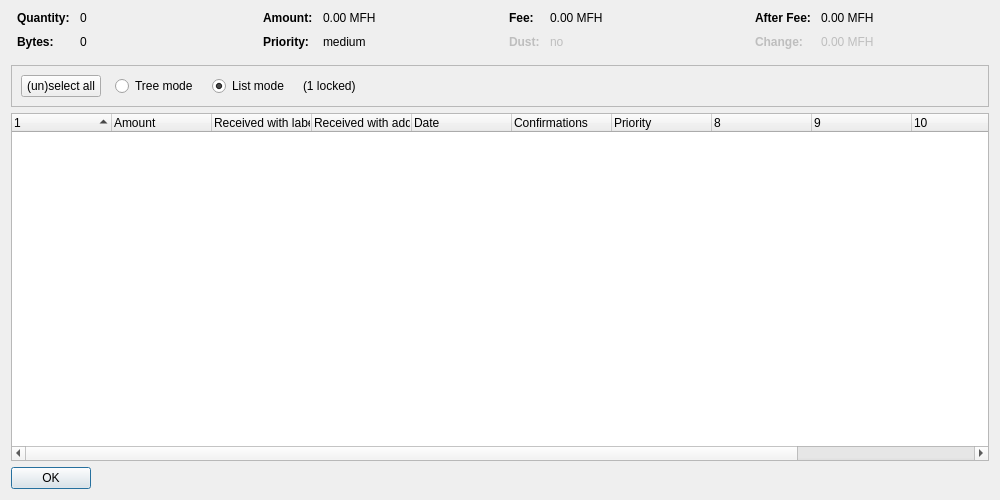
<?xml version="1.0" encoding="UTF-8"?>
<ui version="4.0">
 <class>CoinControlDialog</class>
 <widget class="QDialog" name="CoinControlDialog">
  <property name="geometry">
   <rect>
    <x>0</x>
    <y>0</y>
    <width>1000</width>
    <height>500</height>
   </rect>
  </property>
  <property name="windowTitle">
   <string>Coin Selection</string>
  </property>
  <layout class="QVBoxLayout" name="verticalLayout">
   <item>
    <layout class="QHBoxLayout" name="horizontalLayoutTop" stretch="0,0,0,0">
     <property name="topMargin">
      <number>0</number>
     </property>
     <property name="bottomMargin">
      <number>10</number>
     </property>
     <item>
      <layout class="QFormLayout" name="formLayoutCoinControl1">
       <property name="horizontalSpacing">
        <number>10</number>
       </property>
       <property name="verticalSpacing">
        <number>10</number>
       </property>
       <property name="leftMargin">
        <number>6</number>
       </property>
       <property name="rightMargin">
        <number>6</number>
       </property>
       <item row="0" column="0">
        <widget class="QLabel" name="labelCoinControlQuantityText">
         <property name="font">
          <font>
           <weight>75</weight>
           <bold>true</bold>
          </font>
         </property>
         <property name="text">
          <string>Quantity:</string>
         </property>
        </widget>
       </item>
       <item row="0" column="1">
        <widget class="QLabel" name="labelCoinControlQuantity">
         <property name="cursor">
          <cursorShape>IBeamCursor</cursorShape>
         </property>
         <property name="contextMenuPolicy">
          <enum>Qt::ActionsContextMenu</enum>
         </property>
         <property name="text">
          <string notr="true">0</string>
         </property>
         <property name="textInteractionFlags">
          <set>Qt::LinksAccessibleByMouse|Qt::TextSelectableByKeyboard|Qt::TextSelectableByMouse</set>
         </property>
        </widget>
       </item>
       <item row="1" column="0">
        <widget class="QLabel" name="labelCoinControlBytesText">
         <property name="font">
          <font>
           <weight>75</weight>
           <bold>true</bold>
          </font>
         </property>
         <property name="text">
          <string>Bytes:</string>
         </property>
        </widget>
       </item>
       <item row="1" column="1">
        <widget class="QLabel" name="labelCoinControlBytes">
         <property name="cursor">
          <cursorShape>IBeamCursor</cursorShape>
         </property>
         <property name="contextMenuPolicy">
          <enum>Qt::ActionsContextMenu</enum>
         </property>
         <property name="text">
          <string notr="true">0</string>
         </property>
         <property name="textInteractionFlags">
          <set>Qt::LinksAccessibleByMouse|Qt::TextSelectableByKeyboard|Qt::TextSelectableByMouse</set>
         </property>
        </widget>
       </item>
      </layout>
     </item>
     <item>
      <layout class="QFormLayout" name="formLayoutCoinControl2">
       <property name="horizontalSpacing">
        <number>10</number>
       </property>
       <property name="verticalSpacing">
        <number>10</number>
       </property>
       <property name="leftMargin">
        <number>6</number>
       </property>
       <property name="rightMargin">
        <number>6</number>
       </property>
       <item row="0" column="0">
        <widget class="QLabel" name="labelCoinControlAmountText">
         <property name="font">
          <font>
           <weight>75</weight>
           <bold>true</bold>
          </font>
         </property>
         <property name="text">
          <string>Amount:</string>
         </property>
        </widget>
       </item>
       <item row="0" column="1">
        <widget class="QLabel" name="labelCoinControlAmount">
         <property name="cursor">
          <cursorShape>IBeamCursor</cursorShape>
         </property>
         <property name="contextMenuPolicy">
          <enum>Qt::ActionsContextMenu</enum>
         </property>
         <property name="text">
          <string notr="true">0.00 MFH</string>
         </property>
         <property name="textInteractionFlags">
          <set>Qt::LinksAccessibleByMouse|Qt::TextSelectableByKeyboard|Qt::TextSelectableByMouse</set>
         </property>
        </widget>
       </item>
       <item row="1" column="0">
        <widget class="QLabel" name="labelCoinControlPriorityText">
         <property name="font">
          <font>
           <weight>75</weight>
           <bold>true</bold>
          </font>
         </property>
         <property name="text">
          <string>Priority:</string>
         </property>
        </widget>
       </item>
       <item row="1" column="1">
        <widget class="QLabel" name="labelCoinControlPriority">
         <property name="cursor">
          <cursorShape>IBeamCursor</cursorShape>
         </property>
         <property name="contextMenuPolicy">
          <enum>Qt::ActionsContextMenu</enum>
         </property>
         <property name="text">
          <string notr="true">medium</string>
         </property>
         <property name="textInteractionFlags">
          <set>Qt::LinksAccessibleByMouse|Qt::TextSelectableByKeyboard|Qt::TextSelectableByMouse</set>
         </property>
        </widget>
       </item>
      </layout>
     </item>
     <item>
      <layout class="QFormLayout" name="formLayoutCoinControl3">
       <property name="horizontalSpacing">
        <number>10</number>
       </property>
       <property name="verticalSpacing">
        <number>10</number>
       </property>
       <property name="leftMargin">
        <number>6</number>
       </property>
       <property name="rightMargin">
        <number>6</number>
       </property>
       <item row="0" column="0">
        <widget class="QLabel" name="labelCoinControlFeeText">
         <property name="font">
          <font>
           <weight>75</weight>
           <bold>true</bold>
          </font>
         </property>
         <property name="text">
          <string>Fee:</string>
         </property>
        </widget>
       </item>
       <item row="0" column="1">
        <widget class="QLabel" name="labelCoinControlFee">
         <property name="cursor">
          <cursorShape>IBeamCursor</cursorShape>
         </property>
         <property name="contextMenuPolicy">
          <enum>Qt::ActionsContextMenu</enum>
         </property>
         <property name="text">
          <string notr="true">0.00 MFH</string>
         </property>
         <property name="textInteractionFlags">
          <set>Qt::LinksAccessibleByMouse|Qt::TextSelectableByKeyboard|Qt::TextSelectableByMouse</set>
         </property>
        </widget>
       </item>
       <item row="1" column="0">
        <widget class="QLabel" name="labelCoinControlLowOutputText">
         <property name="enabled">
          <bool>false</bool>
         </property>
         <property name="font">
          <font>
           <weight>75</weight>
           <bold>true</bold>
          </font>
         </property>
         <property name="text">
          <string>Dust:</string>
         </property>
        </widget>
       </item>
       <item row="1" column="1">
        <widget class="QLabel" name="labelCoinControlLowOutput">
         <property name="enabled">
          <bool>false</bool>
         </property>
         <property name="cursor">
          <cursorShape>IBeamCursor</cursorShape>
         </property>
         <property name="contextMenuPolicy">
          <enum>Qt::ActionsContextMenu</enum>
         </property>
         <property name="text">
          <string notr="true">no</string>
         </property>
         <property name="textInteractionFlags">
          <set>Qt::LinksAccessibleByMouse|Qt::TextSelectableByKeyboard|Qt::TextSelectableByMouse</set>
         </property>
        </widget>
       </item>
      </layout>
     </item>
     <item>
      <layout class="QFormLayout" name="formLayoutCoinControl4">
       <property name="horizontalSpacing">
        <number>10</number>
       </property>
       <property name="verticalSpacing">
        <number>10</number>
       </property>
       <property name="leftMargin">
        <number>6</number>
       </property>
       <property name="rightMargin">
        <number>6</number>
       </property>
       <item row="0" column="0">
        <widget class="QLabel" name="labelCoinControlAfterFeeText">
         <property name="font">
          <font>
           <weight>75</weight>
           <bold>true</bold>
          </font>
         </property>
         <property name="text">
          <string>After Fee:</string>
         </property>
        </widget>
       </item>
       <item row="0" column="1">
        <widget class="QLabel" name="labelCoinControlAfterFee">
         <property name="cursor">
          <cursorShape>IBeamCursor</cursorShape>
         </property>
         <property name="contextMenuPolicy">
          <enum>Qt::ActionsContextMenu</enum>
         </property>
         <property name="text">
          <string notr="true">0.00 MFH</string>
         </property>
         <property name="textInteractionFlags">
          <set>Qt::LinksAccessibleByMouse|Qt::TextSelectableByKeyboard|Qt::TextSelectableByMouse</set>
         </property>
        </widget>
       </item>
       <item row="1" column="0">
        <widget class="QLabel" name="labelCoinControlChangeText">
         <property name="enabled">
          <bool>false</bool>
         </property>
         <property name="font">
          <font>
           <weight>75</weight>
           <bold>true</bold>
          </font>
         </property>
         <property name="text">
          <string>Change:</string>
         </property>
        </widget>
       </item>
       <item row="1" column="1">
        <widget class="QLabel" name="labelCoinControlChange">
         <property name="enabled">
          <bool>false</bool>
         </property>
         <property name="cursor">
          <cursorShape>IBeamCursor</cursorShape>
         </property>
         <property name="contextMenuPolicy">
          <enum>Qt::ActionsContextMenu</enum>
         </property>
         <property name="text">
          <string notr="true">0.00 MFH</string>
         </property>
         <property name="textInteractionFlags">
          <set>Qt::LinksAccessibleByMouse|Qt::TextSelectableByKeyboard|Qt::TextSelectableByMouse</set>
         </property>
        </widget>
       </item>
      </layout>
     </item>
    </layout>
   </item>
   <item>
    <widget class="QFrame" name="frame">
     <property name="minimumSize">
      <size>
       <width>0</width>
       <height>40</height>
      </size>
     </property>
     <property name="frameShape">
      <enum>QFrame::StyledPanel</enum>
     </property>
     <property name="frameShadow">
      <enum>QFrame::Sunken</enum>
     </property>
     <layout class="QHBoxLayout" name="horizontalLayout">
      <item>
       <layout class="QHBoxLayout" name="horizontalLayoutPanel" stretch="0,0,0,0,0">
        <property name="spacing">
         <number>14</number>
        </property>
        <item>
         <widget class="QPushButton" name="pushButtonSelectAll">
          <property name="sizePolicy">
           <sizepolicy hsizetype="Maximum" vsizetype="Fixed">
            <horstretch>0</horstretch>
            <verstretch>0</verstretch>
           </sizepolicy>
          </property>
          <property name="text">
           <string>(un)select all</string>
          </property>
          <property name="autoDefault">
           <bool>false</bool>
          </property>
         </widget>
        </item>
        <item>
         <widget class="QRadioButton" name="radioTreeMode">
          <property name="sizePolicy">
           <sizepolicy hsizetype="Maximum" vsizetype="Fixed">
            <horstretch>0</horstretch>
            <verstretch>0</verstretch>
           </sizepolicy>
          </property>
          <property name="text">
           <string>Tree mode</string>
          </property>
         </widget>
        </item>
        <item>
         <widget class="QRadioButton" name="radioListMode">
          <property name="sizePolicy">
           <sizepolicy hsizetype="Maximum" vsizetype="Fixed">
            <horstretch>0</horstretch>
            <verstretch>0</verstretch>
           </sizepolicy>
          </property>
          <property name="text">
           <string>List mode</string>
          </property>
          <property name="checked">
           <bool>true</bool>
          </property>
         </widget>
        </item>
        <item>
         <widget class="QLabel" name="labelLocked">
          <property name="text">
           <string notr="true">(1 locked)</string>
          </property>
         </widget>
        </item>
        <item>
         <spacer name="horizontalSpacer">
          <property name="orientation">
           <enum>Qt::Horizontal</enum>
          </property>
          <property name="sizeHint" stdset="0">
           <size>
            <width>40</width>
            <height>20</height>
           </size>
          </property>
         </spacer>
        </item>
       </layout>
      </item>
     </layout>
    </widget>
   </item>
   <item>
    <widget class="CoinControlTreeWidget" name="treeWidget">
     <property name="contextMenuPolicy">
      <enum>Qt::CustomContextMenu</enum>
     </property>
     <property name="sortingEnabled">
      <bool>false</bool>
     </property>
     <property name="columnCount">
      <number>12</number>
     </property>
     <attribute name="headerShowSortIndicator" stdset="0">
      <bool>true</bool>
     </attribute>
     <attribute name="headerStretchLastSection">
      <bool>false</bool>
     </attribute>
     <column>
      <property name="text">
       <string/>
      </property>
     </column>
     <column>
      <property name="text">
       <string>Amount</string>
      </property>
     </column>
     <column>
      <property name="text">
       <string>Received with label</string>
      </property>
     </column>
     <column>
      <property name="text">
       <string>Received with address</string>
      </property>
     </column>
     <column>
      <property name="text">
       <string>Date</string>
      </property>
     </column>
     <column>
      <property name="text">
       <string>Confirmations</string>
      </property>
      <property name="toolTip">
       <string>Confirmed</string>
      </property>
     </column>
     <column>
      <property name="text">
       <string>Priority</string>
      </property>
     </column>
     <column>
      <property name="text">
       <string/>
      </property>
     </column>
     <column>
      <property name="text">
       <string/>
      </property>
     </column>
     <column>
      <property name="text">
       <string/>
      </property>
     </column>
     <column>
      <property name="text">
       <string/>
      </property>
     </column>
     <column>
      <property name="text">
       <string/>
      </property>
     </column>
    </widget>
   </item>
   <item>
    <widget class="QDialogButtonBox" name="buttonBox">
     <property name="sizePolicy">
      <sizepolicy hsizetype="Maximum" vsizetype="Fixed">
       <horstretch>0</horstretch>
       <verstretch>0</verstretch>
      </sizepolicy>
     </property>
     <property name="orientation">
      <enum>Qt::Horizontal</enum>
     </property>
     <property name="standardButtons">
      <set>QDialogButtonBox::Ok</set>
     </property>
    </widget>
   </item>
  </layout>
 </widget>
 <customwidgets>
  <customwidget>
   <class>CoinControlTreeWidget</class>
   <extends>QTreeWidget</extends>
   <header>coincontroltreewidget.h</header>
  </customwidget>
 </customwidgets>
 <resources/>
 <connections/>
</ui>
